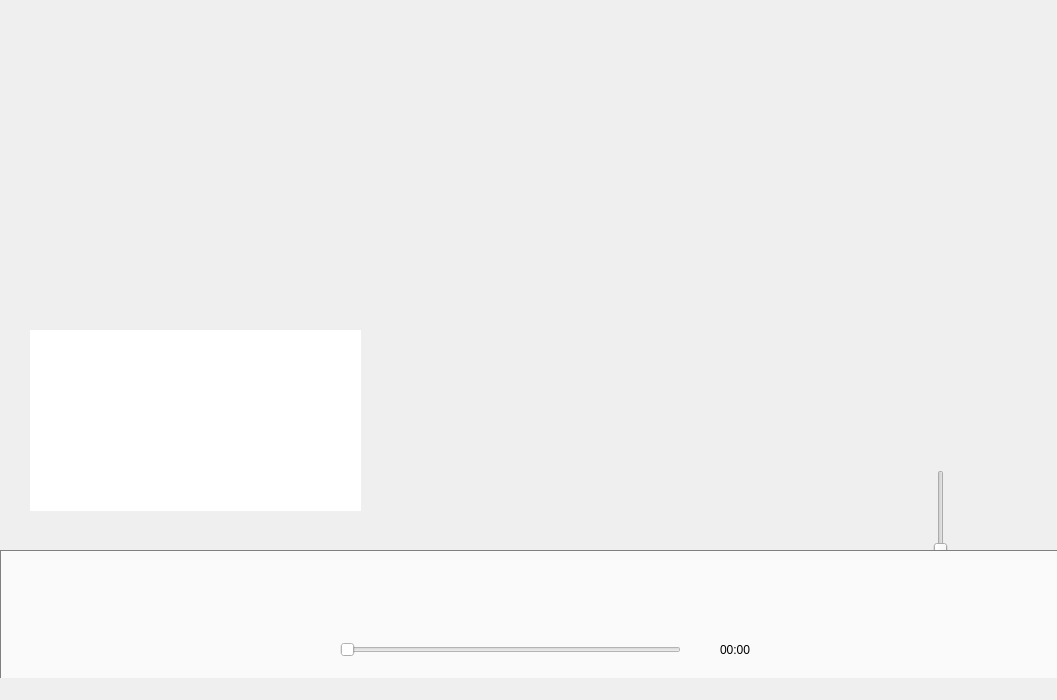
<?xml version="1.0" encoding="UTF-8"?>
<ui version="4.0">
 <class>MainWindow</class>
 <widget class="QMainWindow" name="MainWindow">
  <property name="geometry">
   <rect>
    <x>0</x>
    <y>0</y>
    <width>1057</width>
    <height>700</height>
   </rect>
  </property>
  <property name="windowTitle">
   <string>MainWindow</string>
  </property>
  <property name="styleSheet">
   <string notr="true">MainWindow {
    background: qlineargradient(x1:0, y1:0, x2:0, y2:1,
                                stop:0 rgba(248, 250, 228, 255),
                                stop:0.5 rgba(247, 249, 252, 255));
    border: 1px solid gray;
}
QWidget {
    border: none;
}

QPushButton {
    border: none;
}

QLabel {
    border: none;
}

QLineEdit {
    border: none;
}

QTextEdit {
    border: none;
}

QComboBox {
    border: none;
}

QSpinBox {
    border: none;
}

QDoubleSpinBox {
    border: none;
}

QSlider {
    border: none;
}

QScrollBar {
    border: none;
}

/* 其他部件... */</string>
  </property>
  <widget class="QWidget" name="centralwidget">
   <property name="styleSheet">
    <string notr="true">centralwidget {
    background: qlineargradient(x1:0, y1:0, x2:0, y2:1,
                                stop:0 rgba(248, 250, 228, 255),
                                stop:0.5 rgba(247, 249, 252, 255));
    border: 1px solid gray;
}</string>
   </property>
   <widget class="QSlider" name="m_volumeSlider">
    <property name="geometry">
     <rect>
      <x>930</x>
      <y>470</y>
      <width>22</width>
      <height>160</height>
     </rect>
    </property>
    <property name="value">
     <number>50</number>
    </property>
    <property name="orientation">
     <enum>Qt::Vertical</enum>
    </property>
   </widget>
   <widget class="QStackedWidget" name="fatherStackedWidget">
    <property name="geometry">
     <rect>
      <x>0</x>
      <y>0</y>
      <width>1061</width>
      <height>551</height>
     </rect>
    </property>
    <property name="currentIndex">
     <number>1</number>
    </property>
    <widget class="QWidget" name="page_4">
     <property name="styleSheet">
      <string notr="true">KxMusicListWidget{
    background: qlineargradient(x1:0, y1:0, x2:0, y2:1,
                                stop:0 rgba(248, 250, 228, 255),
                                stop:0.5 rgba(247, 249, 252, 255));
}</string>
     </property>
     <widget class="QListWidget" name="listWidget">
      <property name="geometry">
       <rect>
        <x>0</x>
        <y>0</y>
        <width>111</width>
        <height>551</height>
       </rect>
      </property>
      <property name="styleSheet">
       <string notr="true">QListWidget {
    background: qlineargradient(x1:0, y1:0, x2:0, y2:1,
                                stop:0 rgba(248, 250, 228, 255),
                                stop:0.5 rgba(247, 249, 252, 255));
    border: 1px solid gray;
	bottom-border: none
}
QListWidget {
    color: black;
}

QListWidget::item {
    padding-top: 10px;
    padding-bottom: 10px;
    margin: 5px;
}

QListWidget::item:selected {
    background-color: lightblue;
    color: black;
}</string>
      </property>
     </widget>
     <widget class="QStackedWidget" name="stackedWidget">
      <property name="geometry">
       <rect>
        <x>130</x>
        <y>10</y>
        <width>911</width>
        <height>541</height>
       </rect>
      </property>
      <property name="font">
       <font>
        <pointsize>17</pointsize>
       </font>
      </property>
      <property name="styleSheet">
       <string notr="true">stackedWidget {
    background: qlineargradient(x1:0, y1:0, x2:0, y2:1,
                                stop:0 rgba(248, 250, 228, 255),
                                stop:0.5 rgba(247, 249, 252, 255));
    border: 1px solid gray;
}
KxMusicList::item {
    /* 设置每个 QListWidgetItem 的高度 */
    height: 50px; /* 更改此值以调整项目的高度 */
    /* 设置项目的边距 */
    margin: 5px;
    /* 设置项目的内边距 */
    padding: 5px;
    /* 设置项目的字体 */
    font-family: &quot;宋体&quot;;
    font-size: 12pt;
    font-weight: bold;
    color: black;
}

</string>
      </property>
      <property name="lineWidth">
       <number>1</number>
      </property>
      <property name="currentIndex">
       <number>2</number>
      </property>
      <widget class="QWidget" name="page">
       <widget class="KxMusicListWidget" name="m_currentMusicList">
        <property name="geometry">
         <rect>
          <x>0</x>
          <y>0</y>
          <width>841</width>
          <height>531</height>
         </rect>
        </property>
        <property name="styleSheet">
         <string notr="true">m_currentMusicList{
    background: qlineargradient(x1:0, y1:0, x2:0, y2:1,
                                stop:0 rgba(248, 250, 228, 255),
                                stop:0.5 rgba(247, 249, 252, 255));
    border: 1px solid gray;
}</string>
        </property>
       </widget>
      </widget>
      <widget class="QWidget" name="page_3">
       <widget class="KxMusicListWidget" name="m_internetMusicList">
        <property name="geometry">
         <rect>
          <x>0</x>
          <y>0</y>
          <width>841</width>
          <height>531</height>
         </rect>
        </property>
       </widget>
      </widget>
      <widget class="QWidget" name="page_2">
       <widget class="KxMusicListWidget" name="m_localMusicList">
        <property name="enabled">
         <bool>true</bool>
        </property>
        <property name="geometry">
         <rect>
          <x>0</x>
          <y>0</y>
          <width>841</width>
          <height>531</height>
         </rect>
        </property>
       </widget>
      </widget>
     </widget>
    </widget>
    <widget class="QWidget" name="page_5">
     <widget class="KxRotatableLabel" name="RoLabel">
      <property name="geometry">
       <rect>
        <x>90</x>
        <y>90</y>
        <width>200</width>
        <height>200</height>
       </rect>
      </property>
      <property name="text">
       <string/>
      </property>
     </widget>
     <widget class="QLabel" name="musicNameLabel">
      <property name="geometry">
       <rect>
        <x>550</x>
        <y>10</y>
        <width>211</width>
        <height>31</height>
       </rect>
      </property>
      <property name="text">
       <string/>
      </property>
     </widget>
     <widget class="QLabel" name="albumNameLabel">
      <property name="geometry">
       <rect>
        <x>550</x>
        <y>40</y>
        <width>361</width>
        <height>31</height>
       </rect>
      </property>
      <property name="text">
       <string/>
      </property>
     </widget>
     <widget class="QTextEdit" name="m_textEdit">
      <property name="geometry">
       <rect>
        <x>30</x>
        <y>330</y>
        <width>331</width>
        <height>181</height>
       </rect>
      </property>
     </widget>
     <widget class="QWidget" name="m_lyricWidget" native="true">
      <property name="geometry">
       <rect>
        <x>490</x>
        <y>90</y>
        <width>481</width>
        <height>421</height>
       </rect>
      </property>
      <property name="styleSheet">
       <string notr="true">QLabel {
    font-family: &quot;宋体&quot;;
    font-size: 12pt;
    font-weight: bold;
    color: black;
}</string>
      </property>
      <layout class="QVBoxLayout" name="verticalLayout">
       <item>
        <widget class="QLabel" name="label_1">
         <property name="text">
          <string/>
         </property>
        </widget>
       </item>
       <item>
        <widget class="QLabel" name="label_2">
         <property name="text">
          <string/>
         </property>
        </widget>
       </item>
       <item>
        <widget class="QLabel" name="label_3">
         <property name="styleSheet">
          <string notr="true">QLabel {
    font-family: &quot;宋体&quot;;
    font-size: 18pt;
    font-weight: bold;
    color: black;
}</string>
         </property>
         <property name="text">
          <string/>
         </property>
        </widget>
       </item>
       <item>
        <widget class="QLabel" name="label_4">
         <property name="text">
          <string/>
         </property>
        </widget>
       </item>
       <item>
        <widget class="QLabel" name="label_5">
         <property name="text">
          <string/>
         </property>
        </widget>
       </item>
       <item>
        <widget class="QLabel" name="label_6">
         <property name="text">
          <string/>
         </property>
        </widget>
       </item>
      </layout>
     </widget>
    </widget>
   </widget>
   <widget class="QWidget" name="widget" native="true">
    <property name="geometry">
     <rect>
      <x>0</x>
      <y>550</y>
      <width>1151</width>
      <height>131</height>
     </rect>
    </property>
    <property name="styleSheet">
     <string notr="true">
QWidget {
    border: none;
	border: 1px solid gray;
 background-color: rgb(250, 250, 250);
}

QPushButton {
    border: none;
}

QLabel {
    border: none;
}

QLineEdit {
    border: none;
}

QTextEdit {
    border: none;
}

QComboBox {
    border: none;
}

QSpinBox {
    border: none;
}

QDoubleSpinBox {
    border: none;
}

QSlider {
    border: none;
}

QScrollBar {
    border: none;
}

/* 其他部件... */</string>
    </property>
    <widget class="QPushButton" name="m_buttonPlayer">
     <property name="geometry">
      <rect>
       <x>480</x>
       <y>15</y>
       <width>50</width>
       <height>50</height>
      </rect>
     </property>
     <property name="text">
      <string/>
     </property>
    </widget>
    <widget class="QPushButton" name="m_addButton">
     <property name="geometry">
      <rect>
       <x>650</x>
       <y>20</y>
       <width>40</width>
       <height>40</height>
      </rect>
     </property>
     <property name="text">
      <string/>
     </property>
    </widget>
    <widget class="QPushButton" name="m_requestButton">
     <property name="geometry">
      <rect>
       <x>740</x>
       <y>20</y>
       <width>40</width>
       <height>40</height>
      </rect>
     </property>
     <property name="text">
      <string/>
     </property>
    </widget>
    <widget class="QSlider" name="m_positionSlider">
     <property name="geometry">
      <rect>
       <x>340</x>
       <y>90</y>
       <width>341</width>
       <height>20</height>
      </rect>
     </property>
     <property name="orientation">
      <enum>Qt::Horizontal</enum>
     </property>
    </widget>
    <widget class="QLabel" name="m_positionLabel">
     <property name="geometry">
      <rect>
       <x>720</x>
       <y>90</y>
       <width>181</width>
       <height>20</height>
      </rect>
     </property>
     <property name="text">
      <string>00:00</string>
     </property>
    </widget>
    <widget class="QTextEdit" name="m_infoLabel">
     <property name="geometry">
      <rect>
       <x>120</x>
       <y>30</y>
       <width>231</width>
       <height>41</height>
      </rect>
     </property>
     <property name="styleSheet">
      <string notr="true">QTextEdit {
    font-family: &quot;宋体&quot;;
    font-size: 9pt;
    font-weight: bold;
    color: black;
}</string>
     </property>
     <property name="readOnly">
      <bool>true</bool>
     </property>
    </widget>
    <widget class="QPushButton" name="pushButtonNext">
     <property name="geometry">
      <rect>
       <x>580</x>
       <y>15</y>
       <width>40</width>
       <height>40</height>
      </rect>
     </property>
     <property name="text">
      <string/>
     </property>
    </widget>
    <widget class="QLabel" name="m_mainLabel">
     <property name="geometry">
      <rect>
       <x>30</x>
       <y>40</y>
       <width>71</width>
       <height>61</height>
      </rect>
     </property>
     <property name="text">
      <string/>
     </property>
    </widget>
    <widget class="QPushButton" name="pushButtonPre">
     <property name="geometry">
      <rect>
       <x>390</x>
       <y>15</y>
       <width>40</width>
       <height>40</height>
      </rect>
     </property>
     <property name="text">
      <string/>
     </property>
    </widget>
    <widget class="QPushButton" name="m_imageButton">
     <property name="geometry">
      <rect>
       <x>20</x>
       <y>30</y>
       <width>81</width>
       <height>71</height>
      </rect>
     </property>
     <property name="text">
      <string/>
     </property>
    </widget>
   </widget>
  </widget>
  <widget class="QStatusBar" name="statusbar"/>
 </widget>
 <customwidgets>
  <customwidget>
   <class>KxMusicListWidget</class>
   <extends>QListWidget</extends>
   <header>kxmusiclistwidget.h</header>
  </customwidget>
  <customwidget>
   <class>KxRotatableLabel</class>
   <extends>QLabel</extends>
   <header>kxrotatablelabel.h</header>
  </customwidget>
 </customwidgets>
 <resources/>
 <connections/>
</ui>
